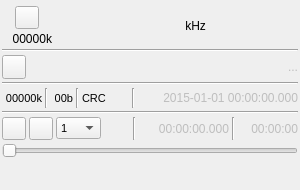
<?xml version="1.0" encoding="UTF-8"?>
<ui version="4.0">
 <class>FileInputGUI</class>
 <widget class="QWidget" name="FileInputGUI">
  <property name="geometry">
   <rect>
    <x>0</x>
    <y>0</y>
    <width>300</width>
    <height>190</height>
   </rect>
  </property>
  <property name="sizePolicy">
   <sizepolicy hsizetype="Preferred" vsizetype="Maximum">
    <horstretch>0</horstretch>
    <verstretch>0</verstretch>
   </sizepolicy>
  </property>
  <property name="minimumSize">
   <size>
    <width>246</width>
    <height>190</height>
   </size>
  </property>
  <property name="font">
   <font>
    <family>Liberation Sans</family>
    <pointsize>9</pointsize>
    <weight>50</weight>
    <italic>false</italic>
    <bold>false</bold>
   </font>
  </property>
  <property name="windowTitle">
   <string>FileInput</string>
  </property>
  <layout class="QVBoxLayout" name="verticalLayout">
   <property name="spacing">
    <number>3</number>
   </property>
   <property name="leftMargin">
    <number>2</number>
   </property>
   <property name="topMargin">
    <number>2</number>
   </property>
   <property name="rightMargin">
    <number>2</number>
   </property>
   <property name="bottomMargin">
    <number>2</number>
   </property>
   <item>
    <layout class="QHBoxLayout" name="horizontalLayout_freq">
     <property name="topMargin">
      <number>4</number>
     </property>
     <item>
      <layout class="QVBoxLayout" name="deviceUILayout">
       <item>
        <layout class="QHBoxLayout" name="deviceButtonsLayout">
         <item>
          <widget class="ButtonSwitch" name="startStop">
           <property name="toolTip">
            <string>start/stop acquisition</string>
           </property>
           <property name="text">
            <string/>
           </property>
           <property name="icon">
            <iconset resource="../../../sdrgui/resources/res.qrc">
             <normaloff>:/play.png</normaloff>
             <normalon>:/stop.png</normalon>:/play.png</iconset>
           </property>
          </widget>
         </item>
        </layout>
       </item>
       <item>
        <layout class="QHBoxLayout" name="deviceRateLayout">
         <item>
          <widget class="QLabel" name="deviceRateText">
           <property name="minimumSize">
            <size>
             <width>50</width>
             <height>0</height>
            </size>
           </property>
           <property name="toolTip">
            <string>I/Q sample rate kS/s</string>
           </property>
           <property name="text">
            <string>00000k</string>
           </property>
           <property name="alignment">
            <set>Qt::AlignRight|Qt::AlignTrailing|Qt::AlignVCenter</set>
           </property>
          </widget>
         </item>
        </layout>
       </item>
      </layout>
     </item>
     <item>
      <spacer name="freqLeftSpacer">
       <property name="orientation">
        <enum>Qt::Horizontal</enum>
       </property>
       <property name="sizeHint" stdset="0">
        <size>
         <width>0</width>
         <height>0</height>
        </size>
       </property>
      </spacer>
     </item>
     <item>
      <widget class="ValueDial" name="centerFrequency" native="true">
       <property name="enabled">
        <bool>false</bool>
       </property>
       <property name="sizePolicy">
        <sizepolicy hsizetype="Maximum" vsizetype="Maximum">
         <horstretch>0</horstretch>
         <verstretch>0</verstretch>
        </sizepolicy>
       </property>
       <property name="minimumSize">
        <size>
         <width>32</width>
         <height>16</height>
        </size>
       </property>
       <property name="font">
        <font>
         <family>Liberation Mono</family>
         <pointsize>20</pointsize>
        </font>
       </property>
       <property name="cursor">
        <cursorShape>PointingHandCursor</cursorShape>
       </property>
       <property name="focusPolicy">
        <enum>Qt::StrongFocus</enum>
       </property>
       <property name="toolTip">
        <string>Record center frequency in kHz</string>
       </property>
      </widget>
     </item>
     <item>
      <widget class="QLabel" name="freqUnits">
       <property name="text">
        <string> kHz</string>
       </property>
      </widget>
     </item>
     <item>
      <spacer name="freqRightlSpacer">
       <property name="orientation">
        <enum>Qt::Horizontal</enum>
       </property>
       <property name="sizeHint" stdset="0">
        <size>
         <width>0</width>
         <height>0</height>
        </size>
       </property>
      </spacer>
     </item>
    </layout>
   </item>
   <item>
    <widget class="Line" name="line_freq">
     <property name="orientation">
      <enum>Qt::Horizontal</enum>
     </property>
    </widget>
   </item>
   <item>
    <layout class="QHBoxLayout" name="fileSelectionLayout">
     <item>
      <widget class="QPushButton" name="showFileDialog">
       <property name="minimumSize">
        <size>
         <width>24</width>
         <height>24</height>
        </size>
       </property>
       <property name="maximumSize">
        <size>
         <width>24</width>
         <height>24</height>
        </size>
       </property>
       <property name="toolTip">
        <string>Open file</string>
       </property>
       <property name="text">
        <string/>
       </property>
       <property name="icon">
        <iconset resource="../../../sdrgui/resources/res.qrc">
         <normaloff>:/preset-load.png</normaloff>:/preset-load.png</iconset>
       </property>
      </widget>
     </item>
     <item>
      <widget class="QLabel" name="fileNameText">
       <property name="enabled">
        <bool>false</bool>
       </property>
       <property name="toolTip">
        <string>File currently opened</string>
       </property>
       <property name="text">
        <string>...</string>
       </property>
       <property name="alignment">
        <set>Qt::AlignRight|Qt::AlignTrailing|Qt::AlignVCenter</set>
       </property>
      </widget>
     </item>
    </layout>
   </item>
   <item>
    <widget class="Line" name="line_file">
     <property name="orientation">
      <enum>Qt::Horizontal</enum>
     </property>
    </widget>
   </item>
   <item>
    <layout class="QHBoxLayout" name="rateTimeLayout">
     <item>
      <widget class="QLabel" name="sampleRateText">
       <property name="minimumSize">
        <size>
         <width>40</width>
         <height>0</height>
        </size>
       </property>
       <property name="font">
        <font>
         <pointsize>8</pointsize>
        </font>
       </property>
       <property name="toolTip">
        <string>Record sample rate (kS/s)</string>
       </property>
       <property name="text">
        <string>00000k</string>
       </property>
       <property name="alignment">
        <set>Qt::AlignRight|Qt::AlignTrailing|Qt::AlignVCenter</set>
       </property>
      </widget>
     </item>
     <item>
      <widget class="Line" name="line">
       <property name="orientation">
        <enum>Qt::Vertical</enum>
       </property>
      </widget>
     </item>
     <item>
      <widget class="QLabel" name="sampleSizeText">
       <property name="minimumSize">
        <size>
         <width>22</width>
         <height>0</height>
        </size>
       </property>
       <property name="font">
        <font>
         <pointsize>8</pointsize>
        </font>
       </property>
       <property name="toolTip">
        <string>Record sample size (bits)</string>
       </property>
       <property name="text">
        <string>00b</string>
       </property>
       <property name="alignment">
        <set>Qt::AlignRight|Qt::AlignTrailing|Qt::AlignVCenter</set>
       </property>
      </widget>
     </item>
     <item>
      <widget class="Line" name="line_2">
       <property name="orientation">
        <enum>Qt::Vertical</enum>
       </property>
      </widget>
     </item>
     <item>
      <widget class="QLabel" name="crcLabel">
       <property name="font">
        <font>
         <pointsize>8</pointsize>
        </font>
       </property>
       <property name="toolTip">
        <string>CRC status: Green: OK Red: KO Grey: undefined</string>
       </property>
       <property name="text">
        <string>CRC</string>
       </property>
      </widget>
     </item>
     <item>
      <spacer name="horizontalSpacer">
       <property name="orientation">
        <enum>Qt::Horizontal</enum>
       </property>
       <property name="sizeHint" stdset="0">
        <size>
         <width>40</width>
         <height>20</height>
        </size>
       </property>
      </spacer>
     </item>
     <item>
      <widget class="Line" name="absTimeLine">
       <property name="orientation">
        <enum>Qt::Vertical</enum>
       </property>
      </widget>
     </item>
     <item>
      <widget class="QLabel" name="absTimeText">
       <property name="enabled">
        <bool>false</bool>
       </property>
       <property name="minimumSize">
        <size>
         <width>160</width>
         <height>0</height>
        </size>
       </property>
       <property name="toolTip">
        <string>Record absolute time</string>
       </property>
       <property name="text">
        <string>2015-01-01 00:00:00.000</string>
       </property>
       <property name="alignment">
        <set>Qt::AlignRight|Qt::AlignTrailing|Qt::AlignVCenter</set>
       </property>
      </widget>
     </item>
    </layout>
   </item>
   <item>
    <widget class="Line" name="line_rate">
     <property name="orientation">
      <enum>Qt::Horizontal</enum>
     </property>
    </widget>
   </item>
   <item>
    <layout class="QHBoxLayout" name="playControllLayout">
     <item>
      <widget class="ButtonSwitch" name="playLoop">
       <property name="toolTip">
        <string>Play in a loop</string>
       </property>
       <property name="text">
        <string/>
       </property>
       <property name="icon">
        <iconset resource="../../../sdrgui/resources/res.qrc">
         <normaloff>:/playloop.png</normaloff>:/playloop.png</iconset>
       </property>
       <property name="iconSize">
        <size>
         <width>16</width>
         <height>16</height>
        </size>
       </property>
       <property name="checkable">
        <bool>true</bool>
       </property>
      </widget>
     </item>
     <item>
      <widget class="ButtonSwitch" name="play">
       <property name="toolTip">
        <string>Stopped / Play / Pause</string>
       </property>
       <property name="text">
        <string/>
       </property>
       <property name="icon">
        <iconset resource="../../../sdrgui/resources/res.qrc">
         <normaloff>:/play.png</normaloff>
         <normalon>:/pause.png</normalon>
         <disabledoff>:/stop.png</disabledoff>
         <disabledon>:/stop.png</disabledon>
         <activeoff>:/play.png</activeoff>
         <activeon>:/pause.png</activeon>
         <selectedoff>:/play.png</selectedoff>
         <selectedon>:/pause.png</selectedon>:/play.png</iconset>
       </property>
       <property name="iconSize">
        <size>
         <width>16</width>
         <height>16</height>
        </size>
       </property>
       <property name="checkable">
        <bool>true</bool>
       </property>
       <property name="checked">
        <bool>false</bool>
       </property>
      </widget>
     </item>
     <item>
      <widget class="QComboBox" name="acceleration">
       <property name="minimumSize">
        <size>
         <width>45</width>
         <height>0</height>
        </size>
       </property>
       <property name="maximumSize">
        <size>
         <width>45</width>
         <height>16777215</height>
        </size>
       </property>
       <property name="font">
        <font>
         <pointsize>8</pointsize>
        </font>
       </property>
       <property name="toolTip">
        <string>Acceleration factor</string>
       </property>
       <item>
        <property name="text">
         <string>1</string>
        </property>
       </item>
       <item>
        <property name="text">
         <string>2</string>
        </property>
       </item>
       <item>
        <property name="text">
         <string>5</string>
        </property>
       </item>
       <item>
        <property name="text">
         <string>10</string>
        </property>
       </item>
       <item>
        <property name="text">
         <string>20</string>
        </property>
       </item>
       <item>
        <property name="text">
         <string>50</string>
        </property>
       </item>
       <item>
        <property name="text">
         <string>100</string>
        </property>
       </item>
       <item>
        <property name="text">
         <string>200</string>
        </property>
       </item>
       <item>
        <property name="text">
         <string>500</string>
        </property>
       </item>
       <item>
        <property name="text">
         <string>1k</string>
        </property>
       </item>
      </widget>
     </item>
     <item>
      <spacer name="horizontalSpacer_2">
       <property name="orientation">
        <enum>Qt::Horizontal</enum>
       </property>
       <property name="sizeHint" stdset="0">
        <size>
         <width>40</width>
         <height>20</height>
        </size>
       </property>
      </spacer>
     </item>
     <item>
      <widget class="Line" name="linePlay1">
       <property name="orientation">
        <enum>Qt::Vertical</enum>
       </property>
      </widget>
     </item>
     <item>
      <widget class="QLabel" name="relTimeText">
       <property name="enabled">
        <bool>false</bool>
       </property>
       <property name="minimumSize">
        <size>
         <width>90</width>
         <height>0</height>
        </size>
       </property>
       <property name="toolTip">
        <string>Record time from start</string>
       </property>
       <property name="text">
        <string>00:00:00.000</string>
       </property>
       <property name="alignment">
        <set>Qt::AlignRight|Qt::AlignTrailing|Qt::AlignVCenter</set>
       </property>
      </widget>
     </item>
     <item>
      <widget class="Line" name="linePlay2">
       <property name="orientation">
        <enum>Qt::Vertical</enum>
       </property>
      </widget>
     </item>
     <item>
      <widget class="QLabel" name="recordLengthText">
       <property name="enabled">
        <bool>false</bool>
       </property>
       <property name="minimumSize">
        <size>
         <width>60</width>
         <height>0</height>
        </size>
       </property>
       <property name="toolTip">
        <string>Total record time</string>
       </property>
       <property name="text">
        <string>00:00:00</string>
       </property>
       <property name="alignment">
        <set>Qt::AlignRight|Qt::AlignTrailing|Qt::AlignVCenter</set>
       </property>
      </widget>
     </item>
    </layout>
   </item>
   <item>
    <layout class="QHBoxLayout" name="horizontalLayout_nav">
     <item>
      <widget class="QSlider" name="navTimeSlider">
       <property name="toolTip">
        <string>Time navigator</string>
       </property>
       <property name="maximum">
        <number>1000</number>
       </property>
       <property name="pageStep">
        <number>1</number>
       </property>
       <property name="orientation">
        <enum>Qt::Horizontal</enum>
       </property>
      </widget>
     </item>
    </layout>
   </item>
   <item>
    <layout class="QHBoxLayout" name="padLayout">
     <item>
      <spacer name="verticaPadlSpacer">
       <property name="orientation">
        <enum>Qt::Vertical</enum>
       </property>
       <property name="sizeHint" stdset="0">
        <size>
         <width>20</width>
         <height>40</height>
        </size>
       </property>
      </spacer>
     </item>
    </layout>
   </item>
  </layout>
 </widget>
 <customwidgets>
  <customwidget>
   <class>ValueDial</class>
   <extends>QWidget</extends>
   <header>gui/valuedial.h</header>
   <container>1</container>
  </customwidget>
  <customwidget>
   <class>ButtonSwitch</class>
   <extends>QToolButton</extends>
   <header>gui/buttonswitch.h</header>
  </customwidget>
 </customwidgets>
 <resources>
  <include location="../../../sdrgui/resources/res.qrc"/>
 </resources>
 <connections/>
</ui>
